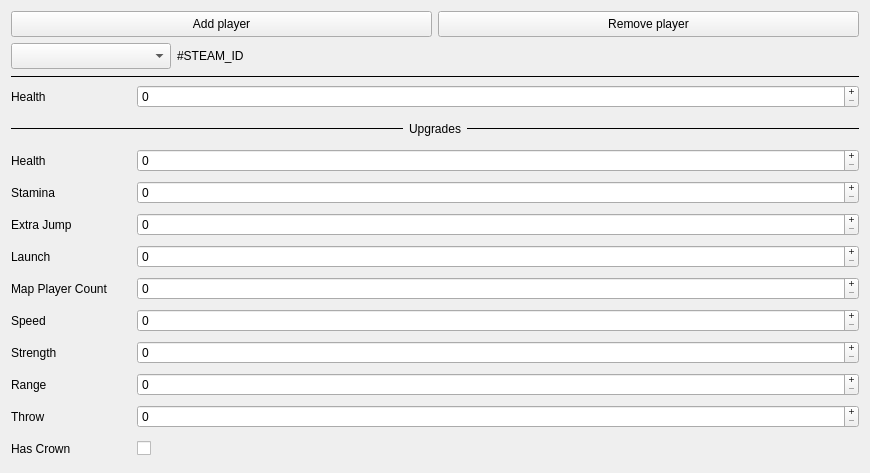
<?xml version="1.0" encoding="UTF-8"?>
<ui version="4.0">
 <class>PlayerWidgetClass</class>
 <widget class="QWidget" name="PlayerWidgetClass">
  <property name="geometry">
   <rect>
    <x>0</x>
    <y>0</y>
    <width>870</width>
    <height>469</height>
   </rect>
  </property>
  <property name="windowTitle">
   <string>PlayerWidget</string>
  </property>
  <layout class="QHBoxLayout" name="horizontalLayout">
   <property name="leftMargin">
    <number>0</number>
   </property>
   <property name="topMargin">
    <number>0</number>
   </property>
   <property name="rightMargin">
    <number>0</number>
   </property>
   <property name="bottomMargin">
    <number>0</number>
   </property>
   <item>
    <widget class="QStackedWidget" name="stackedWidget">
     <property name="currentIndex">
      <number>1</number>
     </property>
     <widget class="QWidget" name="page">
      <layout class="QVBoxLayout" name="verticalLayout_2">
       <property name="leftMargin">
        <number>0</number>
       </property>
       <property name="topMargin">
        <number>0</number>
       </property>
       <property name="rightMargin">
        <number>0</number>
       </property>
       <property name="bottomMargin">
        <number>0</number>
       </property>
       <item>
        <widget class="QLabel" name="label">
         <property name="font">
          <font>
           <pointsize>10</pointsize>
           <bold>true</bold>
          </font>
         </property>
         <property name="text">
          <string>No data loaded.</string>
         </property>
         <property name="alignment">
          <set>Qt::AlignmentFlag::AlignCenter</set>
         </property>
        </widget>
       </item>
      </layout>
     </widget>
     <widget class="QWidget" name="page_2">
      <layout class="QVBoxLayout" name="verticalLayout">
       <item>
        <layout class="QHBoxLayout" name="horizontalLayout_15">
         <item>
          <widget class="QPushButton" name="addButton">
           <property name="minimumSize">
            <size>
             <width>120</width>
             <height>26</height>
            </size>
           </property>
           <property name="maximumSize">
            <size>
             <width>16777215</width>
             <height>16777215</height>
            </size>
           </property>
           <property name="text">
            <string>Add player</string>
           </property>
          </widget>
         </item>
         <item>
          <widget class="QPushButton" name="removeButton">
           <property name="minimumSize">
            <size>
             <width>120</width>
             <height>26</height>
            </size>
           </property>
           <property name="maximumSize">
            <size>
             <width>16777215</width>
             <height>16777215</height>
            </size>
           </property>
           <property name="text">
            <string>Remove player</string>
           </property>
          </widget>
         </item>
        </layout>
       </item>
       <item>
        <layout class="QHBoxLayout" name="horizontalLayout_2">
         <item>
          <widget class="QComboBox" name="playerComboBox">
           <property name="minimumSize">
            <size>
             <width>160</width>
             <height>26</height>
            </size>
           </property>
           <property name="leftMargin" stdset="0">
            <number>0</number>
           </property>
           <property name="topMargin" stdset="0">
            <number>0</number>
           </property>
           <property name="rightMargin" stdset="0">
            <number>0</number>
           </property>
           <property name="bottomMargin" stdset="0">
            <number>0</number>
           </property>
          </widget>
         </item>
         <item>
          <widget class="QLabel" name="steamIdLabel">
           <property name="sizePolicy">
            <sizepolicy hsizetype="Expanding" vsizetype="Preferred">
             <horstretch>0</horstretch>
             <verstretch>0</verstretch>
            </sizepolicy>
           </property>
           <property name="minimumSize">
            <size>
             <width>0</width>
             <height>26</height>
            </size>
           </property>
           <property name="text">
            <string>#STEAM_ID</string>
           </property>
          </widget>
         </item>
        </layout>
       </item>
       <item>
        <widget class="Line" name="line">
         <property name="frameShadow">
          <enum>QFrame::Shadow::Plain</enum>
         </property>
         <property name="orientation">
          <enum>Qt::Orientation::Horizontal</enum>
         </property>
        </widget>
       </item>
       <item>
        <layout class="QHBoxLayout" name="horizontalLayout_3">
         <item>
          <widget class="QLabel" name="label_2">
           <property name="minimumSize">
            <size>
             <width>120</width>
             <height>26</height>
            </size>
           </property>
           <property name="text">
            <string>Health</string>
           </property>
          </widget>
         </item>
         <item>
          <widget class="NoWheelSpinBox" name="playerHealthSpinBox">
           <property name="sizePolicy">
            <sizepolicy hsizetype="Expanding" vsizetype="Fixed">
             <horstretch>0</horstretch>
             <verstretch>0</verstretch>
            </sizepolicy>
           </property>
           <property name="buttonSymbols">
            <enum>QAbstractSpinBox::ButtonSymbols::PlusMinus</enum>
           </property>
           <property name="maximum">
            <number>10000</number>
           </property>
           <property name="singleStep">
            <number>20</number>
           </property>
          </widget>
         </item>
        </layout>
       </item>
       <item>
        <layout class="QHBoxLayout" name="horizontalLayout_4">
         <item>
          <widget class="Line" name="line_2">
           <property name="sizePolicy">
            <sizepolicy hsizetype="Expanding" vsizetype="Fixed">
             <horstretch>0</horstretch>
             <verstretch>0</verstretch>
            </sizepolicy>
           </property>
           <property name="frameShadow">
            <enum>QFrame::Shadow::Plain</enum>
           </property>
           <property name="orientation">
            <enum>Qt::Orientation::Horizontal</enum>
           </property>
          </widget>
         </item>
         <item>
          <widget class="QLabel" name="label_13">
           <property name="sizePolicy">
            <sizepolicy hsizetype="Minimum" vsizetype="Minimum">
             <horstretch>0</horstretch>
             <verstretch>0</verstretch>
            </sizepolicy>
           </property>
           <property name="minimumSize">
            <size>
             <width>0</width>
             <height>26</height>
            </size>
           </property>
           <property name="maximumSize">
            <size>
             <width>16777215</width>
             <height>16777215</height>
            </size>
           </property>
           <property name="text">
            <string>Upgrades</string>
           </property>
           <property name="alignment">
            <set>Qt::AlignmentFlag::AlignCenter</set>
           </property>
          </widget>
         </item>
         <item>
          <widget class="Line" name="line_3">
           <property name="sizePolicy">
            <sizepolicy hsizetype="Expanding" vsizetype="Fixed">
             <horstretch>0</horstretch>
             <verstretch>0</verstretch>
            </sizepolicy>
           </property>
           <property name="frameShadow">
            <enum>QFrame::Shadow::Plain</enum>
           </property>
           <property name="orientation">
            <enum>Qt::Orientation::Horizontal</enum>
           </property>
          </widget>
         </item>
        </layout>
       </item>
       <item>
        <layout class="QHBoxLayout" name="horizontalLayout_5">
         <item>
          <widget class="QLabel" name="label_3">
           <property name="minimumSize">
            <size>
             <width>120</width>
             <height>26</height>
            </size>
           </property>
           <property name="text">
            <string>Health</string>
           </property>
          </widget>
         </item>
         <item>
          <widget class="NoWheelSpinBox" name="healthSpinBox">
           <property name="sizePolicy">
            <sizepolicy hsizetype="Expanding" vsizetype="Fixed">
             <horstretch>0</horstretch>
             <verstretch>0</verstretch>
            </sizepolicy>
           </property>
           <property name="buttonSymbols">
            <enum>QAbstractSpinBox::ButtonSymbols::PlusMinus</enum>
           </property>
           <property name="maximum">
            <number>10000</number>
           </property>
          </widget>
         </item>
        </layout>
       </item>
       <item>
        <layout class="QHBoxLayout" name="horizontalLayout_6">
         <item>
          <widget class="QLabel" name="label_4">
           <property name="minimumSize">
            <size>
             <width>120</width>
             <height>26</height>
            </size>
           </property>
           <property name="text">
            <string>Stamina</string>
           </property>
          </widget>
         </item>
         <item>
          <widget class="NoWheelSpinBox" name="staminaSpinBox">
           <property name="sizePolicy">
            <sizepolicy hsizetype="Expanding" vsizetype="Fixed">
             <horstretch>0</horstretch>
             <verstretch>0</verstretch>
            </sizepolicy>
           </property>
           <property name="buttonSymbols">
            <enum>QAbstractSpinBox::ButtonSymbols::PlusMinus</enum>
           </property>
           <property name="maximum">
            <number>10000</number>
           </property>
          </widget>
         </item>
        </layout>
       </item>
       <item>
        <layout class="QHBoxLayout" name="horizontalLayout_7">
         <item>
          <widget class="QLabel" name="label_5">
           <property name="minimumSize">
            <size>
             <width>120</width>
             <height>26</height>
            </size>
           </property>
           <property name="text">
            <string>Extra Jump</string>
           </property>
          </widget>
         </item>
         <item>
          <widget class="NoWheelSpinBox" name="extraJumpSpinBox">
           <property name="sizePolicy">
            <sizepolicy hsizetype="Expanding" vsizetype="Fixed">
             <horstretch>0</horstretch>
             <verstretch>0</verstretch>
            </sizepolicy>
           </property>
           <property name="buttonSymbols">
            <enum>QAbstractSpinBox::ButtonSymbols::PlusMinus</enum>
           </property>
           <property name="maximum">
            <number>10000</number>
           </property>
          </widget>
         </item>
        </layout>
       </item>
       <item>
        <layout class="QHBoxLayout" name="horizontalLayout_8">
         <item>
          <widget class="QLabel" name="label_6">
           <property name="minimumSize">
            <size>
             <width>120</width>
             <height>26</height>
            </size>
           </property>
           <property name="text">
            <string>Launch</string>
           </property>
          </widget>
         </item>
         <item>
          <widget class="NoWheelSpinBox" name="launchSpinBox">
           <property name="sizePolicy">
            <sizepolicy hsizetype="Expanding" vsizetype="Fixed">
             <horstretch>0</horstretch>
             <verstretch>0</verstretch>
            </sizepolicy>
           </property>
           <property name="buttonSymbols">
            <enum>QAbstractSpinBox::ButtonSymbols::PlusMinus</enum>
           </property>
           <property name="maximum">
            <number>10000</number>
           </property>
          </widget>
         </item>
        </layout>
       </item>
       <item>
        <layout class="QHBoxLayout" name="horizontalLayout_9">
         <item>
          <widget class="QLabel" name="label_7">
           <property name="minimumSize">
            <size>
             <width>120</width>
             <height>26</height>
            </size>
           </property>
           <property name="text">
            <string>Map Player Count</string>
           </property>
          </widget>
         </item>
         <item>
          <widget class="NoWheelSpinBox" name="mapPlayerCountSpinBox">
           <property name="sizePolicy">
            <sizepolicy hsizetype="Expanding" vsizetype="Fixed">
             <horstretch>0</horstretch>
             <verstretch>0</verstretch>
            </sizepolicy>
           </property>
           <property name="buttonSymbols">
            <enum>QAbstractSpinBox::ButtonSymbols::PlusMinus</enum>
           </property>
           <property name="maximum">
            <number>10000</number>
           </property>
          </widget>
         </item>
        </layout>
       </item>
       <item>
        <layout class="QHBoxLayout" name="horizontalLayout_10">
         <item>
          <widget class="QLabel" name="label_8">
           <property name="minimumSize">
            <size>
             <width>120</width>
             <height>26</height>
            </size>
           </property>
           <property name="text">
            <string>Speed</string>
           </property>
          </widget>
         </item>
         <item>
          <widget class="NoWheelSpinBox" name="speedSpinBox">
           <property name="sizePolicy">
            <sizepolicy hsizetype="Expanding" vsizetype="Fixed">
             <horstretch>0</horstretch>
             <verstretch>0</verstretch>
            </sizepolicy>
           </property>
           <property name="buttonSymbols">
            <enum>QAbstractSpinBox::ButtonSymbols::PlusMinus</enum>
           </property>
           <property name="maximum">
            <number>10000</number>
           </property>
          </widget>
         </item>
        </layout>
       </item>
       <item>
        <layout class="QHBoxLayout" name="horizontalLayout_12">
         <item>
          <widget class="QLabel" name="label_9">
           <property name="minimumSize">
            <size>
             <width>120</width>
             <height>26</height>
            </size>
           </property>
           <property name="text">
            <string>Strength</string>
           </property>
          </widget>
         </item>
         <item>
          <widget class="NoWheelSpinBox" name="strengthSpinBox">
           <property name="sizePolicy">
            <sizepolicy hsizetype="Expanding" vsizetype="Fixed">
             <horstretch>0</horstretch>
             <verstretch>0</verstretch>
            </sizepolicy>
           </property>
           <property name="buttonSymbols">
            <enum>QAbstractSpinBox::ButtonSymbols::PlusMinus</enum>
           </property>
           <property name="maximum">
            <number>10000</number>
           </property>
          </widget>
         </item>
        </layout>
       </item>
       <item>
        <layout class="QHBoxLayout" name="horizontalLayout_11">
         <item>
          <widget class="QLabel" name="label_10">
           <property name="minimumSize">
            <size>
             <width>120</width>
             <height>26</height>
            </size>
           </property>
           <property name="text">
            <string>Range</string>
           </property>
          </widget>
         </item>
         <item>
          <widget class="NoWheelSpinBox" name="rangeSpinBox">
           <property name="sizePolicy">
            <sizepolicy hsizetype="Expanding" vsizetype="Fixed">
             <horstretch>0</horstretch>
             <verstretch>0</verstretch>
            </sizepolicy>
           </property>
           <property name="buttonSymbols">
            <enum>QAbstractSpinBox::ButtonSymbols::PlusMinus</enum>
           </property>
           <property name="maximum">
            <number>10000</number>
           </property>
          </widget>
         </item>
        </layout>
       </item>
       <item>
        <layout class="QHBoxLayout" name="horizontalLayout_13">
         <item>
          <widget class="QLabel" name="label_11">
           <property name="minimumSize">
            <size>
             <width>120</width>
             <height>26</height>
            </size>
           </property>
           <property name="text">
            <string>Throw</string>
           </property>
          </widget>
         </item>
         <item>
          <widget class="NoWheelSpinBox" name="throwSpinBox">
           <property name="sizePolicy">
            <sizepolicy hsizetype="Expanding" vsizetype="Fixed">
             <horstretch>0</horstretch>
             <verstretch>0</verstretch>
            </sizepolicy>
           </property>
           <property name="buttonSymbols">
            <enum>QAbstractSpinBox::ButtonSymbols::PlusMinus</enum>
           </property>
           <property name="maximum">
            <number>10000</number>
           </property>
          </widget>
         </item>
        </layout>
       </item>
       <item>
        <layout class="QHBoxLayout" name="horizontalLayout_14">
         <item>
          <widget class="QLabel" name="label_12">
           <property name="minimumSize">
            <size>
             <width>120</width>
             <height>26</height>
            </size>
           </property>
           <property name="text">
            <string>Has Crown</string>
           </property>
          </widget>
         </item>
         <item>
          <widget class="QCheckBox" name="hasCrownCheckBox">
           <property name="sizePolicy">
            <sizepolicy hsizetype="Expanding" vsizetype="Fixed">
             <horstretch>0</horstretch>
             <verstretch>0</verstretch>
            </sizepolicy>
           </property>
           <property name="text">
            <string/>
           </property>
          </widget>
         </item>
        </layout>
       </item>
       <item>
        <spacer name="verticalSpacer">
         <property name="orientation">
          <enum>Qt::Orientation::Vertical</enum>
         </property>
         <property name="sizeHint" stdset="0">
          <size>
           <width>20</width>
           <height>40</height>
          </size>
         </property>
        </spacer>
       </item>
      </layout>
     </widget>
    </widget>
   </item>
  </layout>
 </widget>
 <layoutdefault spacing="6" margin="11"/>
 <customwidgets>
  <customwidget>
   <class>NoWheelSpinBox</class>
   <extends>QSpinBox</extends>
   <header>nowheeledit.h</header>
  </customwidget>
 </customwidgets>
 <resources/>
 <connections/>
</ui>
